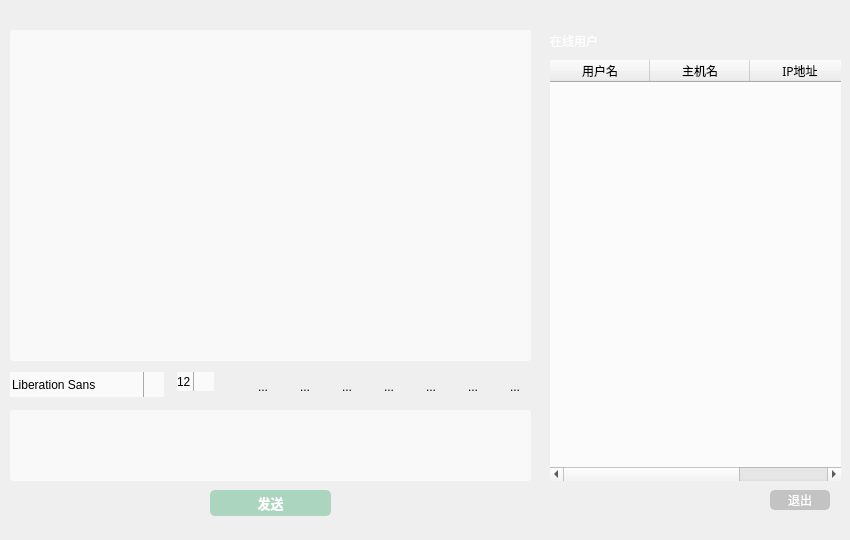
<?xml version="1.0" encoding="UTF-8"?>
<ui version="4.0">
 <class>Widget</class>
 <widget class="QWidget" name="Widget">
  <property name="enabled">
   <bool>true</bool>
  </property>
  <property name="geometry">
   <rect>
    <x>0</x>
    <y>0</y>
    <width>850</width>
    <height>540</height>
   </rect>
  </property>
  <property name="font">
   <font>
    <family>文泉驿微米黑</family>
   </font>
  </property>
  <property name="windowTitle">
   <string>DolorsChat</string>
  </property>
  <property name="styleSheet">
   <string notr="true">#Widget{background-image: url(:/imgs/imgs/chatRoomBk.png);}
</string>
  </property>
  <widget class="QTextBrowser" name="messageBrowser">
   <property name="geometry">
    <rect>
     <x>10</x>
     <y>30</y>
     <width>521</width>
     <height>331</height>
    </rect>
   </property>
   <property name="styleSheet">
    <string notr="true">#messageBrowser{background-color: rgba(255, 255, 255, 160);border:0px;
border-radius:3px;}


</string>
   </property>
   <property name="lineWidth">
    <number>0</number>
   </property>
  </widget>
  <widget class="QGroupBox" name="groupBox">
   <property name="geometry">
    <rect>
     <x>10</x>
     <y>372</y>
     <width>521</width>
     <height>34</height>
    </rect>
   </property>
   <property name="styleSheet">
    <string notr="true">border:0px;</string>
   </property>
   <property name="title">
    <string/>
   </property>
   <widget class="QFontComboBox" name="fontComboBox">
    <property name="geometry">
     <rect>
      <x>0</x>
      <y>0</y>
      <width>154</width>
      <height>25</height>
     </rect>
    </property>
    <property name="styleSheet">
     <string notr="true">QComboBox{background-color: rgba(255, 255, 255, 180);}

QComboBox::drop-down {
  subcontrol-origin: padding;
  subcontrol-position: top right;
  width: 20px;

  border-left-width: 1px;
  border-left-color: darkgray;
  border-left-style: solid; /* just a single line */
  border-top-right-radius: 3px; /* same radius as the QComboBox */
  border-bottom-right-radius: 3px;
}

QComboBox::down-arrow {
  image: url(:/imgs/imgs/drop_down.png);
}</string>
    </property>
   </widget>
   <widget class="QComboBox" name="sizeComboBox">
    <property name="enabled">
     <bool>true</bool>
    </property>
    <property name="geometry">
     <rect>
      <x>167</x>
      <y>0</y>
      <width>38</width>
      <height>25</height>
     </rect>
    </property>
    <property name="font">
     <font>
      <family>文泉驿微米黑</family>
     </font>
    </property>
    <property name="styleSheet">
     <string notr="true">QComboBox{background-color: rgba(255, 255, 255, 180);}
QComboBox::drop-down {
  subcontrol-origin: padding;
  subcontrol-position: top right;
  width: 20px;

  border-left-width: 1px;
  border-left-color: darkgray;
  border-left-style: solid; /* just a single line */
  border-top-right-radius: 3px; /* same radius as the QComboBox */
  border-bottom-right-radius: 3px;
}

QComboBox::down-arrow {
  image: url(:/imgs/imgs/drop_down.png);
}</string>
    </property>
    <property name="editable">
     <bool>true</bool>
    </property>
    <property name="currentIndex">
     <number>3</number>
    </property>
    <property name="sizeAdjustPolicy">
     <enum>QComboBox::AdjustToContents</enum>
    </property>
    <item>
     <property name="text">
      <string>9</string>
     </property>
    </item>
    <item>
     <property name="text">
      <string>10</string>
     </property>
    </item>
    <item>
     <property name="text">
      <string>11</string>
     </property>
    </item>
    <item>
     <property name="text">
      <string>12</string>
     </property>
    </item>
    <item>
     <property name="text">
      <string>13</string>
     </property>
    </item>
    <item>
     <property name="text">
      <string>14</string>
     </property>
    </item>
    <item>
     <property name="text">
      <string>15</string>
     </property>
    </item>
    <item>
     <property name="text">
      <string>16</string>
     </property>
    </item>
    <item>
     <property name="text">
      <string>17</string>
     </property>
    </item>
    <item>
     <property name="text">
      <string>18</string>
     </property>
    </item>
    <item>
     <property name="text">
      <string>19</string>
     </property>
    </item>
    <item>
     <property name="text">
      <string>20</string>
     </property>
    </item>
    <item>
     <property name="text">
      <string>21</string>
     </property>
    </item>
   </widget>
   <widget class="QToolButton" name="boldToolBtn">
    <property name="geometry">
     <rect>
      <x>238</x>
      <y>0</y>
      <width>30</width>
      <height>30</height>
     </rect>
    </property>
    <property name="toolTip">
     <string>加粗</string>
    </property>
    <property name="text">
     <string>...</string>
    </property>
    <property name="icon">
     <iconset resource="imgs.qrc">
      <normaloff>:/imgs/imgs/bo.ico</normaloff>:/imgs/imgs/bo.ico</iconset>
    </property>
    <property name="iconSize">
     <size>
      <width>22</width>
      <height>22</height>
     </size>
    </property>
    <property name="checkable">
     <bool>true</bool>
    </property>
    <property name="autoRaise">
     <bool>false</bool>
    </property>
   </widget>
   <widget class="QToolButton" name="italicToolBtn">
    <property name="geometry">
     <rect>
      <x>280</x>
      <y>0</y>
      <width>30</width>
      <height>30</height>
     </rect>
    </property>
    <property name="toolTip">
     <string>倾斜</string>
    </property>
    <property name="text">
     <string>...</string>
    </property>
    <property name="icon">
     <iconset resource="imgs.qrc">
      <normaloff>:/imgs/imgs/i.ico</normaloff>:/imgs/imgs/i.ico</iconset>
    </property>
    <property name="iconSize">
     <size>
      <width>22</width>
      <height>22</height>
     </size>
    </property>
    <property name="checkable">
     <bool>true</bool>
    </property>
    <property name="autoRaise">
     <bool>false</bool>
    </property>
   </widget>
   <widget class="QToolButton" name="underlineToolBtn">
    <property name="geometry">
     <rect>
      <x>322</x>
      <y>0</y>
      <width>30</width>
      <height>30</height>
     </rect>
    </property>
    <property name="toolTip">
     <string>下划线</string>
    </property>
    <property name="text">
     <string>...</string>
    </property>
    <property name="icon">
     <iconset resource="imgs.qrc">
      <normaloff>:/imgs/imgs/u.ico</normaloff>:/imgs/imgs/u.ico</iconset>
    </property>
    <property name="iconSize">
     <size>
      <width>22</width>
      <height>22</height>
     </size>
    </property>
    <property name="checkable">
     <bool>true</bool>
    </property>
   </widget>
   <widget class="QToolButton" name="colorToolBtn">
    <property name="geometry">
     <rect>
      <x>364</x>
      <y>0</y>
      <width>30</width>
      <height>30</height>
     </rect>
    </property>
    <property name="toolTip">
     <string>更改字体颜色</string>
    </property>
    <property name="text">
     <string>...</string>
    </property>
    <property name="icon">
     <iconset resource="imgs.qrc">
      <normaloff>:/imgs/imgs/color.ico</normaloff>:/imgs/imgs/color.ico</iconset>
    </property>
    <property name="iconSize">
     <size>
      <width>22</width>
      <height>22</height>
     </size>
    </property>
   </widget>
   <widget class="QToolButton" name="sendToolBtn">
    <property name="geometry">
     <rect>
      <x>406</x>
      <y>0</y>
      <width>30</width>
      <height>30</height>
     </rect>
    </property>
    <property name="font">
     <font>
      <pointsize>9</pointsize>
     </font>
    </property>
    <property name="toolTip">
     <string>传输文件</string>
    </property>
    <property name="text">
     <string>...</string>
    </property>
    <property name="icon">
     <iconset resource="imgs.qrc">
      <normaloff>:/imgs/imgs/send.ico</normaloff>:/imgs/imgs/send.ico</iconset>
    </property>
    <property name="iconSize">
     <size>
      <width>22</width>
      <height>22</height>
     </size>
    </property>
   </widget>
   <widget class="QToolButton" name="save">
    <property name="geometry">
     <rect>
      <x>448</x>
      <y>0</y>
      <width>30</width>
      <height>30</height>
     </rect>
    </property>
    <property name="toolTip">
     <string>保存聊天记录</string>
    </property>
    <property name="text">
     <string>...</string>
    </property>
    <property name="icon">
     <iconset resource="imgs.qrc">
      <normaloff>:/imgs/imgs/20140919013333834_easyicon_net_72.ico</normaloff>:/imgs/imgs/20140919013333834_easyicon_net_72.ico</iconset>
    </property>
    <property name="iconSize">
     <size>
      <width>22</width>
      <height>22</height>
     </size>
    </property>
   </widget>
   <widget class="QToolButton" name="clearToolBtn">
    <property name="geometry">
     <rect>
      <x>490</x>
      <y>0</y>
      <width>30</width>
      <height>30</height>
     </rect>
    </property>
    <property name="toolTip">
     <string>清空聊天记录</string>
    </property>
    <property name="text">
     <string>...</string>
    </property>
    <property name="icon">
     <iconset resource="imgs.qrc">
      <normaloff>:/imgs/imgs/clean.ico</normaloff>:/imgs/imgs/clean.ico</iconset>
    </property>
    <property name="iconSize">
     <size>
      <width>22</width>
      <height>22</height>
     </size>
    </property>
   </widget>
  </widget>
  <widget class="QTextEdit" name="messageTextEdit">
   <property name="geometry">
    <rect>
     <x>10</x>
     <y>410</y>
     <width>521</width>
     <height>71</height>
    </rect>
   </property>
   <property name="styleSheet">
    <string notr="true">#messageTextEdit{background-color: rgba(255, 255, 255, 160);;border:0px;
border-radius:3px;}</string>
   </property>
   <property name="lineWidth">
    <number>0</number>
   </property>
  </widget>
  <widget class="QLabel" name="userNumLabel">
   <property name="geometry">
    <rect>
     <x>550</x>
     <y>30</y>
     <width>91</width>
     <height>21</height>
    </rect>
   </property>
   <property name="styleSheet">
    <string notr="true">color:white;</string>
   </property>
   <property name="text">
    <string>在线用户</string>
   </property>
  </widget>
  <widget class="QPushButton" name="sendButton">
   <property name="geometry">
    <rect>
     <x>210</x>
     <y>490</y>
     <width>121</width>
     <height>26</height>
    </rect>
   </property>
   <property name="font">
    <font>
     <pointsize>10</pointsize>
     <weight>75</weight>
     <bold>true</bold>
    </font>
   </property>
   <property name="styleSheet">
    <string notr="true">border:0px;
border-radius:5px;
color:white;
background-color:rgb(172, 213, 191)</string>
   </property>
   <property name="text">
    <string>发送</string>
   </property>
   <property name="shortcut">
    <string>Ctrl+Return</string>
   </property>
  </widget>
  <widget class="QPushButton" name="exitButton">
   <property name="geometry">
    <rect>
     <x>770</x>
     <y>490</y>
     <width>60</width>
     <height>20</height>
    </rect>
   </property>
   <property name="styleSheet">
    <string notr="true">border:0px;
border-radius:5px;
color:white;
background-color:rgb(195, 195, 195);</string>
   </property>
   <property name="text">
    <string>退出</string>
   </property>
  </widget>
  <widget class="QTableWidget" name="userTableWidget">
   <property name="geometry">
    <rect>
     <x>550</x>
     <y>60</y>
     <width>291</width>
     <height>421</height>
    </rect>
   </property>
   <property name="styleSheet">
    <string notr="true">#userTableWidget{background-color: rgba(255, 255, 255, 190);;border:0px;
border-radius:3px;}</string>
   </property>
   <property name="lineWidth">
    <number>0</number>
   </property>
   <property name="editTriggers">
    <set>QAbstractItemView::NoEditTriggers</set>
   </property>
   <property name="selectionMode">
    <enum>QAbstractItemView::SingleSelection</enum>
   </property>
   <property name="selectionBehavior">
    <enum>QAbstractItemView::SelectRows</enum>
   </property>
   <property name="showGrid">
    <bool>false</bool>
   </property>
   <column>
    <property name="text">
     <string>用户名</string>
    </property>
    <property name="font">
     <font>
      <family>文泉驿微米黑</family>
      <pointsize>9</pointsize>
     </font>
    </property>
   </column>
   <column>
    <property name="text">
     <string>主机名</string>
    </property>
    <property name="font">
     <font>
      <family>文泉驿微米黑</family>
     </font>
    </property>
   </column>
   <column>
    <property name="text">
     <string>IP地址</string>
    </property>
    <property name="font">
     <font>
      <family>文泉驿微米黑</family>
     </font>
    </property>
   </column>
  </widget>
 </widget>
 <layoutdefault spacing="6" margin="11"/>
 <resources>
  <include location="imgs.qrc"/>
 </resources>
 <connections/>
</ui>
